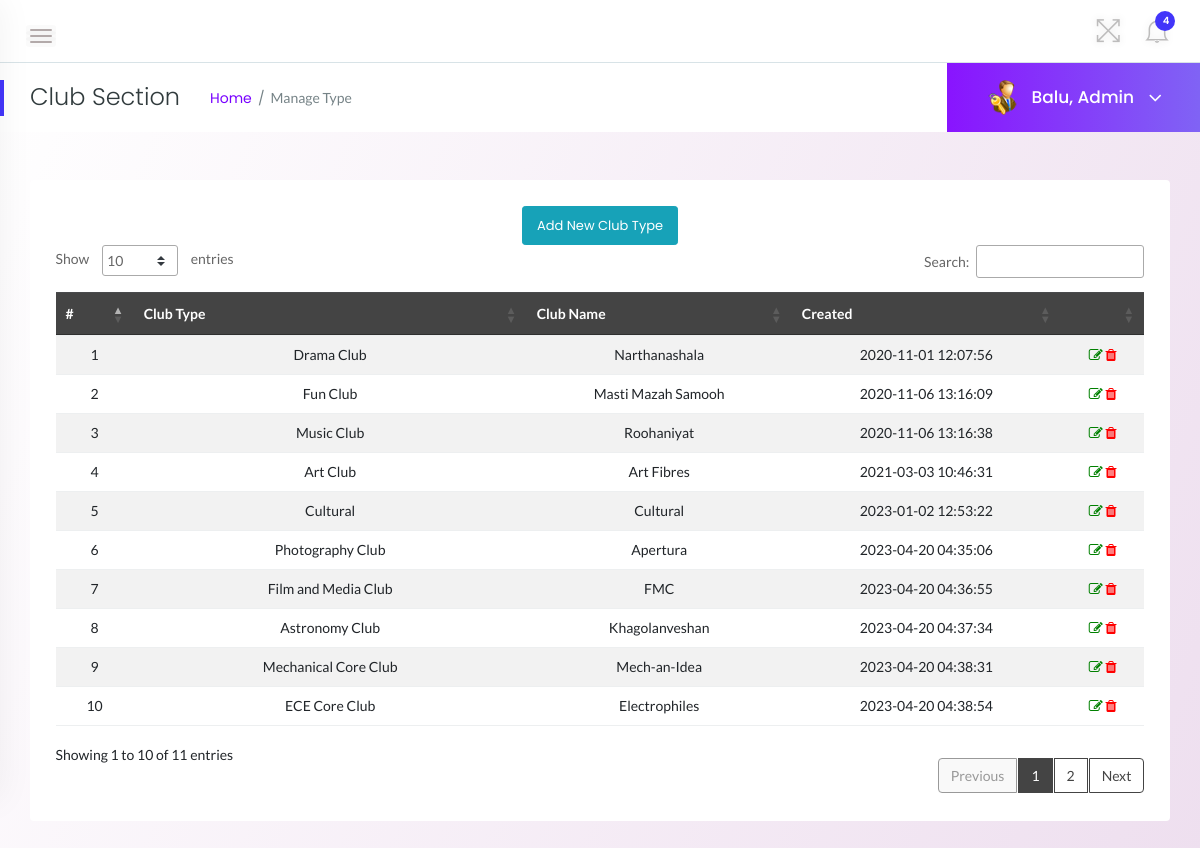
The page /admin/leave-section.php (signed in) on the database its author committed.
### tables this page shows
CREATE TABLE `club_type` (
  `id` int(11) NOT NULL,
  `ClubType` varchar(200) DEFAULT NULL,
  `ClubName` mediumtext DEFAULT NULL,
  `CreationDate` timestamp NOT NULL DEFAULT current_timestamp()
);

### admin/leave-section.php (the view, shortened to what this page needs)
<?php
    if(strlen($_SESSION['alogin'])==0){
    header('location:index.php');
    } else {
?>
<!doctype html>
<html class="no-js" lang="en">
<head>
    <link rel="stylesheet" href="../assets/css/bootstrap.min.css">
    <link rel="stylesheet" href="../assets/css/font-awesome.min.css">
    <link rel="stylesheet" href="../assets/css/themify-icons.css">
    <link rel="stylesheet" href="../assets/css/metisMenu.css">
    <link rel="stylesheet" href="../assets/css/owl.carousel.min.css">
    <link rel="stylesheet" href="../assets/css/slicknav.min.css">
    <link rel="stylesheet" href="https://www.amcharts.com/lib/3/plugins/export/export.css" type="text/css" media="all" />
    <link rel="stylesheet" type="text/css" href="https://cdn.datatables.net/1.10.19/css/jquery.dataTables.css">
    <link rel="stylesheet" type="text/css" href="https://cdn.datatables.net/1.10.18/css/dataTables.bootstrap4.min.css">
    <link rel="stylesheet" type="text/css" href="https://cdn.datatables.net/responsive/2.2.3/css/responsive.bootstrap.min.css">
    <link rel="stylesheet" type="text/css" href="https://cdn.datatables.net/responsive/2.2.3/css/responsive.jqueryui.min.css">
    <link rel="stylesheet" href="../assets/css/typography.css">
    <link rel="stylesheet" href="../assets/css/default-css.css">
    <link rel="stylesheet" href="../assets/css/styles.css">
    <link rel="stylesheet" href="../assets/css/responsive.css">
</head>
<body class="bg-light">
            <section style="background: linear-gradient(112.84deg, #FFFFFF 0.63%, #EEDFEF 100%)">
    <div class="page-container">
            <div class="header-area">
                <div class="row align-items-center">
                    <div class="col-md-6 col-sm-8 clearfix">
                        <div class="nav-btn pull-left">
                            <span></span>
                            <span></span>
                            <span></span>
                        </div>
                    </div>
                    <div class="col-md-6 col-sm-4 clearfix">
                        <ul class="notification-area pull-right">
                            <li id="full-view"><i class="ti-fullscreen"></i></li>
                            <?php include '../includes/admin-notification.php'?>
                        </ul>
                    </div>
                </div>
            </div>
            <div class="page-title-area">
                <div class="row align-items-center">
                    <div class="col-sm-6">
                        <div class="breadcrumbs-area clearfix">
                            <h4 class="page-title pull-left">Club Section</h4>
                            <ul class="breadcrumbs pull-left">
                                <li><a href="dashboard.php">Home</a></li>
                                <li><span>Manage Type</span></li>
                            </ul>
                        </div>
                    </div>
                    <?php
                                    $id=$_SESSION['alogin'];
                                    $sql = "SELECT UserName from  admin where UserName='$id'";
                                    $query = $dbh -> prepare($sql);
                                    $query->execute();
                                    $results=$query->fetch(PDO::FETCH_OBJ);
                                    $name=$results->UserName;
                                    ?>
                    <div class="col-sm-6 clearfix">
                        <div class="user-profile pull-right">
                            <img class="avatar user-thumb" src="../assets/images/admin.png" alt="avatar">
                            <h4 class="user-name dropdown-toggle" data-toggle="dropdown"><?php echo "$name";?>, Admin <i class="fa fa-angle-down"></i></h4>
                        </div>
                    </div>
                </div>
            </div>
            <div class="main-content-inner">
                <div class="row">
                    <div class="col-12 mt-5">
                        <div class="card">
                            <div class="card-body">
                                <div class="data-tables datatable-dark">
                                <center><a href="add-leavetype.php" class="btn btn-sm btn-info">Add New Club Type</a></center>
                                    <table id="dataTable3" class="table table-hover table-striped text-center">
                                        <thead class="text-capitalize">
                                            <tr>
                                                <th>#</th>
                                                <th>Club Type</th>
                                                <th>Club Name</th>
                                                <th>Created</th>
                                                <th></th>
                                            </tr>
                                        </thead>
                                        <tbody>
                                        <?php $sql = "SELECT * from club_type";
                                        $query = $dbh -> prepare($sql);
                                        $query->execute();
                                        $results=$query->fetchAll(PDO::FETCH_OBJ);
                                        $cnt=1;
                                        if($query->rowCount() > 0)
                                        {
                                        foreach($results as $result)
                                        {               ?>
                                        <tr>
                                            <td> <?php echo htmlentities($cnt);?></td>
                                            <td><?php echo htmlentities($result->ClubType);?></td>
                                            <td><?php echo htmlentities($result->ClubName);?></td>
                                            <td><?php echo htmlentities($result->CreationDate);?></td>
                                            <td><a href="edit-leaveType.php?lid=<?php echo htmlentities($result->id);?>"><i class="fa fa-edit" style="color:green"></i></a>
                                            <a href="leave-section.php?del=<?php echo htmlentities($result->id);?>" onclick="return confirm('Do you want to delete?');"> <i class="fa fa-trash" style="color:red"></i></a> </td>
                                        </tr>
                                         <?php $cnt++;} }?>
                                    </tbody>
                                    </table>
                                </div>
                            </div>
                        </div>
                    </div>
                </div>
                </div>
            </div>
</body>
</html>
<?php } ?>

### assets/css/styles.css (style rules this page uses)
.page-container { width: 100%; height: 100%; min-height: 100vh; padding-left: 280px; -webkit-transition: padding-left 0.3s ease 0s; transition: padding-left 0.3s ease 0s; }
.sbar_collapsed.page-container { padding-left: 0; }
.card { border: none; border-radius: 4px; background-color: #fff; -webkit-transition: all 0.3s ease 0s; transition: all 0.3s ease 0s; }
.card-body { padding: 25.6px; padding: 1.6rem; }
.main-content-inner { padding: 0 30px 50px; }
.header-area { padding: 15px 30px; background: #fff; border-bottom: 1px solid #d8e3e7; }
.nav-btn { margin: 10px 30px 0 0; cursor: pointer; }
.nav-btn span { display: block; width: 22px; height: 2px; background: #b3aaaa; margin: 4px 0; border-radius: 15px; -webkit-transition: all 0.3s ease 0s; transition: all 0.3s ease 0s; box-shadow: 0 0 0 4px rgba(99, 96, 96, 0.03); }
.nav-btn span:nth-child(2) { opacity: 0; }
.nav-btn span:first-child { -webkit-transform: rotate(45deg) translate(5px, 5px); transform: rotate(45deg) translate(5px, 5px); }
.nav-btn span:last-child { -webkit-transform: rotate(-45deg) translate(3px, -3px); transform: rotate(-45deg) translate(3px, -3px); }
.sbar_collapsed .nav-btn span { transform: none; opacity: 1; }
.notification-area { -webkit-user-select: none; -moz-user-select: none; -ms-user-select: none; user-select: none; position: relative; z-index: 1; }
.notification-area li { display: inline-block; margin-left: 20px; cursor: pointer; -webkit-user-select: none; -moz-user-select: none; -ms-user-select: none; user-select: none; }
.notification-area li > i { font-size: 26px; color: #bdbcbc; vertical-align: middle; text-shadow: 0 0 8px rgba(0, 0, 0, 0.12); -webkit-transition: color 0.3s ease 0s; transition: color 0.3s ease 0s; }
.notification-area li#full-view { display: inline-block; }
.page-title-area { padding: 0 30px; background: #fff; position: relative; }
.page-title-area:before { content: ""; position: absolute; left: 0; top: 50%; width: 4px; height: 36px; background: var(--primary-color); -webkit-transform: translateY(-50%); transform: translateY(-50%); }
.page-title { font-size: 24px; font-weight: 300; color: #313b3d; letter-spacing: 0; margin-right: 30px; }
ul.breadcrumbs { margin-top: 4px; }
.breadcrumbs li { display: inline-block; }
.breadcrumbs li a, .breadcrumbs li span { display: block; font-size: 14px; font-weight: 400; color: #7801ff; letter-spacing: 0; margin-right: 16px; position: relative; }
.breadcrumbs li a:before { content: "/"; color: #768387; position: absolute; right: -13px; top: 0; }
.breadcrumbs li span { margin-right: 0; color: #768387; text-transform: capitalize; }
.user-profile { margin-right: -30px; display: -webkit-box; display: -ms-flexbox; display: flex; -webkit-box-align: center; -ms-flex-align: center; align-items: center; -ms-flex-wrap: wrap; flex-wrap: wrap; background: -webkit-linear-gradient(left, #8914fe 0%, #8063f5 100%); background: linear-gradient(to right, #8914fe 0%, #8063f5 100%); padding: 17px 38px; position: relative; }
.user-profile img.avatar { height: 35px; width: 35px; border-radius: 50%; margin-right: 12px; }
.user-name { font-size: 17px; font-weight: 500; color: #fff; letter-spacing: 0; cursor: pointer; -webkit-user-select: none; -moz-user-select: none; -ms-user-select: none; user-select: none; }
.user-name i { margin-left: 10px; font-size: 21px; vertical-align: middle; position: relative; }
.notification-area .dropdown-toggle, .user-name.dropdown-toggle { position: relative; }
.notification-area .dropdown-toggle:after, .user-name.dropdown-toggle:after { display: none; }
.btn { padding: 11px 17px; font-size: 13px; letter-spacing: 0; }
.btn-sm { padding: 9px 14px; }
table tr th { border-bottom: none; }
table tr th, table tr td { border-top: 1px solid rgba(120, 130, 140, 0.13) !important; }
table.dataTable.no-footer { border-bottom: 1px solid rgba(120, 130, 140, 0.13) !important; }
table.dataTable thead th, table.dataTable thead td { border-bottom-color: transparent; }
.datatable-dark thead { background: #444; color: #fff; }

### rows shown on the page
club_type: ClubType "Drama Club", ClubName "Narthanashala", CreationDate "2020-11-01 12:07:56"
club_type: ClubType "Fun Club", ClubName "Masti Mazah Samooh", CreationDate "2020-11-06 13:16:09"
club_type: ClubType "Music Club", ClubName "Roohaniyat", CreationDate "2020-11-06 13:16:38"
club_type: ClubType "Art Club", ClubName "Art Fibres", CreationDate "2021-03-03 10:46:31"
club_type: ClubType "Cultural", ClubName "Cultural", CreationDate "2023-01-02 12:53:22"
club_type: ClubType "Photography Club", ClubName "Apertura", CreationDate "2023-04-20 04:35:06"
club_type: ClubType "Film and Media Club", ClubName "FMC", CreationDate "2023-04-20 04:36:55"
club_type: ClubType "Astronomy Club", ClubName "Khagolanveshan", CreationDate "2023-04-20 04:37:34"
club_type: ClubType "Mechanical Core Club", ClubName "Mech-an-Idea", CreationDate "2023-04-20 04:38:31"
club_type: ClubType "ECE Core Club", ClubName "Electrophiles", CreationDate "2023-04-20 04:38:54"

### other values the page prints
$unreadcount "4"
$name "Balu"
